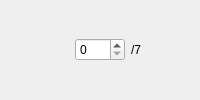
         <widget class="QWidget" name="widget_10" native="true">
          <layout class="QHBoxLayout" name="horizontalLayout_10">
           <property name="leftMargin">
            <number>0</number>
           </property>
           <property name="topMargin">
            <number>0</number>
           </property>
           <property name="rightMargin">
            <number>0</number>
           </property>
           <property name="bottomMargin">
            <number>0</number>
           </property>
           <item>
            <widget class="QLabel" name="label_10">
             <property name="maximumSize">
              <size>
               <width>75</width>
               <height>75</height>
              </size>
             </property>
             <property name="toolTip">
              <string>#3C1B4F_#EFABDD</string>
             </property>
             <property name="text">
              <string/>
             </property>
             <property name="pixmap">
              <pixmap resource="../../resource.qrc">:/pairs/assets/#3C1B4F_#EFABDD.png</pixmap>
             </property>
             <property name="scaledContents">
              <bool>true</bool>
             </property>
            </widget>
           </item>
           <item>
            <widget class="QSpinBox" name="#3C1B4F_#EFABDD_spin">
             <property name="maximumSize">
              <size>
               <width>50</width>
               <height>16777215</height>
              </size>
             </property>
             <property name="minimum">
              <number>0</number>
             </property>
             <property name="maximum">
              <number>7</number>
             </property>
            </widget>
           </item>
           <item>
            <widget class="QLabel" name="label_10_2">
             <property name="text">
              <string>/7</string>
             </property>
            </widget>
           </item>
          </layout>
         </widget>
